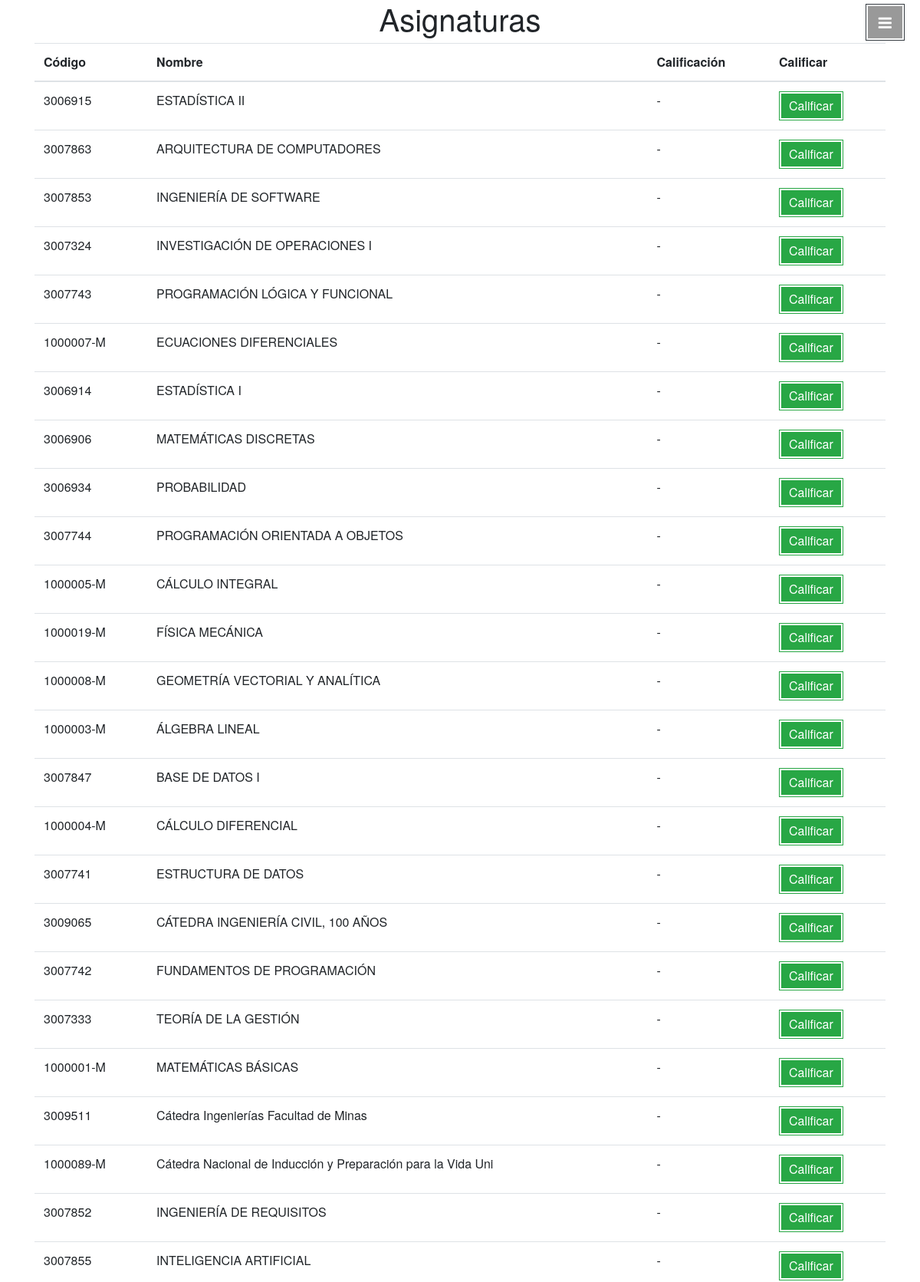
Screenshot of / (signed in, upper part) with the database file from the repository.
### recomendador/models.py (models this page shows)
class Asignatura(models.Model):
    codigo = models.CharField(max_length=50, primary_key=True)
    nombre = models.CharField(max_length=60)
    estado = models.BooleanField()

### recomendador/views.py (the view, shortened to what this page needs)
# urls.py: url(r'^', views.indexView, name="index"),
@login_required
def indexView(request):
    usuario_actual = User.objects.get(username = request.user)
    asig = Asignatura.objects.all().filter(estado=True)
    for asignatura in asig:
        try:
            calificacion_vieja = Calificacion.objects.get(usuario_id= usuario_actual.id, asignatura_id = asignatura.codigo)
            asignatura.calificacion_vieja = calificacion_vieja.calificacion
        except Calificacion.DoesNotExist as e:
            asignatura.calificacion_vieja = '-'
    return render(request, "index.html", {'asignaturas' : asig})

### recomendador/templates/index.html (shortened to what this page needs)
<!DOCTYPE html>
<html lang="en">
<head>
    <link rel="stylesheet" href="https://stackpath.bootstrapcdn.com/bootstrap/4.4.1/css/bootstrap.min.css">
    {% load static %}
    <link rel="stylesheet" type="text/css" href="{% static 'nav.css' %}">
    <link href="https://maxcdn.bootstrapcdn.com/font-awesome/4.7.0/css/font-awesome.min.css" type="text/css" rel="stylesheet">
</head>
<body>
    <a id="menu-toggle" href="#" class="btn btn-dark btn-lg toggle"><i class="fa fa-bars"></i></a>
    <div class="container">
        <header class="page-header">
            <h1 class="page-title" title="Legos">Asignaturas</h1>
        </header>
        <div class="row">
            <div class="col">
                <table class="table table-hover">
                    <thead>
                      <tr>
                        <th scope="col">Código</th>
                        <th scope="col">Nombre</th>
                        <th scope="col">Calificación</th>
                        <th scope="col">Calificar</th>
                      </tr>
                    </thead>
                    <tbody>
                        {% for asignatura in asignaturas%}
                        <tr>
                            <td scope="row">{{asignatura.codigo}}</td>
                            <td>{{asignatura.nombre}}</td>
                            <td>{{asignatura.calificacion_vieja}}</td>
                            <td><button class="btn btn-success calificacion" title="Calificar" data-toggle="modal"  data-calificacion={{asignatura.calificacion_vieja}}  data-target='#calificar' data-codigo={{asignatura.codigo}} data-nombre="{{asignatura.nombre}}">Calificar</button></td>
                        </tr>
                        {% endfor%}
                    </tbody>
                </table>
            </div>
        </div>
    </div>
</body>
</html>

### recomendador/static/nav.css (style rules this page uses)
body { width: 100%; height: 100%; font-family: "Source Sans Pro", "Helvetica Neue", Helvetica, Arial, sans-serif; overflow-x: hidden; }
html { width: 100%; height: 100%; }
#menu-toggle { z-index: 801; position: fixed; top: 0; right: 15px; }
.toggle { margin: 5px 5px 0 0; }
.btn-dark { border-radius: 0; color: #fff; background-color: rgba(0, 0, 0, 0.4); }
.btn { border-radius: 0px; box-shadow: inset 0 0 0 2px #fff; -moz-box-shadow: inset 0 0 0 2px #fff; -webkit-box-shadow: inset 0 0 0 2px #fff; overflow: hidden; }
.btn-dark { border-radius: 0; color: #fff; background-color: rgba(0,0,0,0.4); }
.page-header { text-align: center; }

### rows the page displays
Asignatura: codigo "3006915", nombre "ESTADÍSTICA II", calificacion_vieja "-"
Asignatura: codigo "3007863", nombre "ARQUITECTURA DE COMPUTADORES", calificacion_vieja "-"
Asignatura: codigo "3007853", nombre "INGENIERÍA DE SOFTWARE", calificacion_vieja "-"
Asignatura: codigo "3007324", nombre "INVESTIGACIÓN DE OPERACIONES I", calificacion_vieja "-"
Asignatura: codigo "3007743", nombre "PROGRAMACIÓN LÓGICA Y FUNCIONAL", calificacion_vieja "-"
Asignatura: codigo "1000007-M", nombre "ECUACIONES DIFERENCIALES", calificacion_vieja "-"
Asignatura: codigo "3006914", nombre "ESTADÍSTICA I", calificacion_vieja "-"
Asignatura: codigo "3006906", nombre "MATEMÁTICAS DISCRETAS", calificacion_vieja "-"
Asignatura: codigo "3006934", nombre "PROBABILIDAD", calificacion_vieja "-"
Asignatura: codigo "3007744", nombre "PROGRAMACIÓN ORIENTADA A OBJETOS", calificacion_vieja "-"
Asignatura: codigo "1000005-M", nombre "CÁLCULO INTEGRAL", calificacion_vieja "-"
Asignatura: codigo "1000019-M", nombre "FÍSICA MECÁNICA", calificacion_vieja "-"
Asignatura: codigo "1000008-M", nombre "GEOMETRÍA VECTORIAL Y ANALÍTICA", calificacion_vieja "-"
Asignatura: codigo "1000003-M", nombre "ÁLGEBRA LINEAL", calificacion_vieja "-"
Asignatura: codigo "3007847", nombre "BASE DE DATOS I", calificacion_vieja "-"
Asignatura: codigo "1000004-M", nombre "CÁLCULO DIFERENCIAL", calificacion_vieja "-"
Asignatura: codigo "3007741", nombre "ESTRUCTURA DE DATOS", calificacion_vieja "-"
Asignatura: codigo "3009065", nombre "CÁTEDRA INGENIERÍA CIVIL, 100 AÑOS", calificacion_vieja "-"
Asignatura: codigo "3007742", nombre "FUNDAMENTOS DE PROGRAMACIÓN", calificacion_vieja "-"
Asignatura: codigo "3007333", nombre "TEORÍA DE LA GESTIÓN", calificacion_vieja "-"
Asignatura: codigo "1000001-M", nombre "MATEMÁTICAS BÁSICAS", calificacion_vieja "-"
Asignatura: codigo "3009511", nombre "Cátedra Ingenierías Facultad de Minas", calificacion_vieja "-"
Asignatura: codigo "1000089-M", nombre "Cátedra Nacional de Inducción y Preparación para la Vida Uni", calificacion_vieja "-"
Asignatura: codigo "3007852", nombre "INGENIERÍA DE REQUISITOS", calificacion_vieja "-"
Asignatura: codigo "3007855", nombre "INTELIGENCIA ARTIFICIAL", calificacion_vieja "-"
